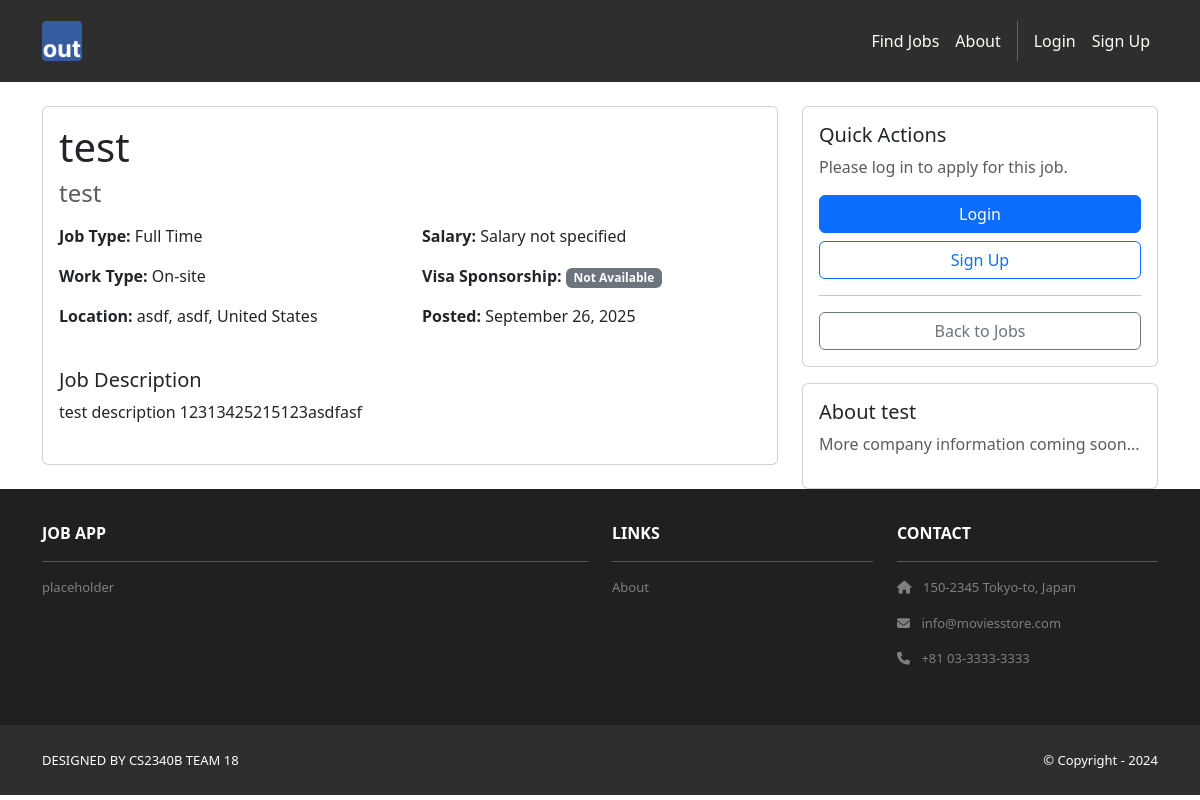
Page /jobs/5/ on the committed database.
### jobs/models.py (models this page shows, shortened)
class Job(models.Model):
    JOB_TYPE_CHOICES = [
        ('full_time', 'Full Time'),
        ('part_time', 'Part Time'),
        ('contract', 'Contract'),
        ('internship', 'Internship'),
        ('temporary', 'Temporary'),
    ]
    REMOTE_CHOICES = [
        ('remote', 'Remote'),
        ('hybrid', 'Hybrid'),
        ('onsite', 'On-site'),
    ]
    EXPERIENCE_CHOICES = [
        ('entry', 'Entry Level (0-2 years)'),
        ('mid', 'Mid Level (3-5 years)'),
        ('senior', 'Senior Level (6+ years)'),
        ('executive', 'Executive Level'),
    ]
    title = models.CharField(max_length=200)
    company = models.CharField(max_length=200)
    description = models.TextField()
    requirements = models.TextField(help_text="Job requirements and qualifications")
    posted_by = models.ForeignKey(User, on_delete=models.CASCADE, related_name='posted_jobs')
    job_type = models.CharField(max_length=20, choices=JOB_TYPE_CHOICES, default='full_time')
    remote_type = models.CharField(max_length=20, choices=REMOTE_CHOICES, default='onsite')
    experience_level = models.CharField(max_length=20, choices=EXPERIENCE_CHOICES, default='mid')
    salary_min = models.DecimalField(max_digits=10, decimal_places=2, null=True, blank=True)
    salary_max = models.DecimalField(max_digits=10, decimal_places=2, null=True, blank=True)
    salary_currency = models.CharField(max_length=3, default='USD')
    salary_period = models.CharField(max_length=20, choices=[
        ('hourly', 'Per Hour'),
        ('monthly', 'Per Month'),
        ('yearly', 'Per Year'),
    ], default='yearly')
    city = models.CharField(max_length=100)
    state = models.CharField(max_length=100)
    country = models.CharField(max_length=100, default='United States')
    postal_code = models.CharField(max_length=20, blank=True)
    latitude = models.DecimalField(max_digits=9, decimal_places=6, null=True, blank=True, help_text="Latitude for map display")
    longitude = models.DecimalField(max_digits=9, decimal_places=6, null=True, blank=True, help_text="Longitude for map display")
    full_address = models.TextField(blank=True, help_text="Full address for geocoding and display")
    required_skills = models.TextField(blank=True, help_text="Required skills, separated by commas")
    preferred_skills = models.TextField(blank=True, help_text="Preferred skills, separated by commas")
    visa_sponsorship = models.BooleanField(default=False, help_text="Visa sponsorship available")
    benefits = models.TextField(blank=True, help_text="Benefits and perks")
    is_active = models.BooleanField(default=True)
    application_deadline = models.DateField(null=True, blank=True)
    created_at = models.DateTimeField(auto_now_add=True)
    updated_at = models.DateTimeField(auto_now=True)
    class Meta:
        ordering = ['-created_at']
        verbose_name = 'Job Posting'
        verbose_name_plural = 'Job Postings'
    def get_location_display(self):
        return f"{self.city}, {self.state}, {self.country}"
    def get_salary_display(self):
        if self.salary_min and self.salary_max:
            return f"${self.salary_min:,.0f} - ${self.salary_max:,.0f} {self.get_salary_period_display()}"
        elif self.salary_min:
            return f"${self.salary_min:,.0f}+ {self.get_salary_period_display()}"
        return "Salary not specified"
    def get_required_skills_list(self):
        if self.required_skills:
            return [skill.strip() for skill in self.required_skills.split(',') if skill.strip()]
        return []

### jobs/views.py (the view, shortened to what this page needs)
# urls.py: path('<int:pk>/', views.job_detail, name='detail'),
def job_detail(request, pk):
    job = get_object_or_404(Job, pk=pk, is_active=True)
    has_applied = False
    context = {
        'template_data': {
            'title': job.title,
            'user_type': getattr(request.user.userprofile, 'user_type', None) if request.user.is_authenticated else None
        },
        'job': job,
        'has_applied': has_applied
    }
    return render(request, 'jobs/job_detail.html', context)

### jobs/templates/jobs/job_detail.html (shortened to what this page needs)
{% extends 'base.html' %}
{% block content %}
<div class="container mt-4">
    <div class="row">
        <div class="col-md-8">
            <div class="card">
                <div class="card-body">
                    <h1 class="card-title">{{ job.title }}</h1>
                    <h4 class="text-muted mb-3">{{ job.company }}</h4>
                    <div class="row mb-4">
                        <div class="col-md-6">
                            <p><strong>Job Type:</strong> {{ job.get_job_type_display }}</p>
                            <p><strong>Work Type:</strong> {{ job.get_remote_type_display }}</p>
                            <p><strong>Location:</strong> {{ job.get_location_display }}</p>
                        </div>
                        <div class="col-md-6">
                            <p><strong>Salary:</strong> {{ job.get_salary_display }}</p>
                            <p><strong>Visa Sponsorship:</strong>
                                {% if job.visa_sponsorship %}
                                    <span class="badge bg-success">Available</span>
                                {% else %}
                                    <span class="badge bg-secondary">Not Available</span>
                                {% endif %}
                            </p>
                            <p><strong>Posted:</strong> {{ job.created_at|date:"F d, Y" }}</p>
                        </div>
                    </div>
                    <h5>Job Description</h5>
                    <div class="mb-4">
                        {{ job.description|linebreaks }}
                    </div>
                </div>
            </div>
        </div>
        <div class="col-md-4">
            <div class="card">
                <div class="card-body">
                    <h5 class="card-title">Quick Actions</h5>
                    {% if user.is_authenticated %}
                        {% if template_data.user_type == 'applicant' %}
                            {% if has_applied %}
                                <button class="btn btn-success w-100 mb-2" disabled>Already Applied</button>
                            {% else %}
                                <form method="post" action="{% url 'jobs:apply' job.pk %}">
                                    {% csrf_token %}
                                    <div class="mb-2">
                                        <textarea name="cover_letter" class="form-control" rows="4" placeholder="Add a quick personalized note (optional)..."></textarea>
                                    </div>
                                    <button type="submit" class="btn btn-primary w-100">Apply with One Click</button>
                                </form>
                            {% endif %}
                        {% elif template_data.user_type == 'recruiter' and job.posted_by == user %}
                            <a href="{% url 'jobs:edit' job.pk %}" class="btn btn-warning w-100 mb-2">Edit Job</a>
                        {% endif %}
                    {% else %}
                        <p class="text-muted">Please log in to apply for this job.</p>
                        <a href="{% url 'accounts.login' %}" class="btn btn-primary w-100 mb-2">Login</a>
                        <a href="{% url 'accounts.signup' %}" class="btn btn-outline-primary w-100">Sign Up</a>
                    {% endif %}
                    <hr>
                    <a href="{% url 'jobs:list' %}" class="btn btn-outline-secondary w-100">Back to Jobs</a>
                </div>
            </div>
            <div class="card mt-3">
                <div class="card-body">
                    <h5 class="card-title">About {{ job.company }}</h5>
                    <p class="text-muted">More company information coming soon...</p>
                </div>
            </div>
        </div>
    </div>
</div>
{% endblock %}

### rows in the picture
Job: title "test", company "test", job_type "Full Time", remote_type "On-site", location "asdf, asdf, United States", salary "Salary not specified", created_at "September 26, 2025", description "test description 12313425215123asdfasf"
